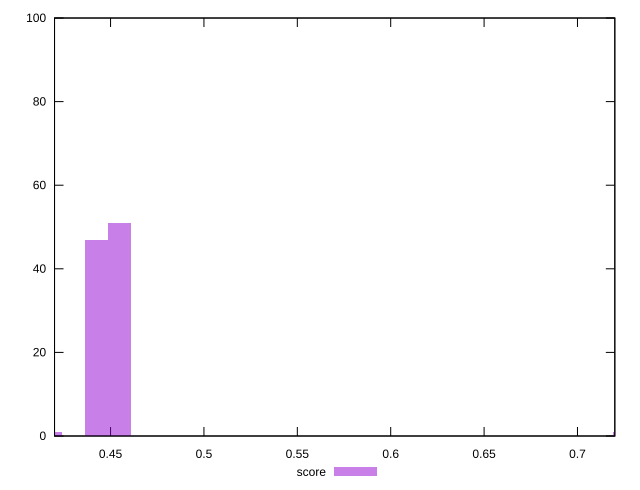

Write gnuplot code to recreate this figure.
reset

$score <<EOF
0.7252284225105905 1
0.4548042649642686 51
0.4425122578030722 47
0.41792824348067925 1
EOF

set key outside below
set boxwidth 0.01229200716119645
set xrange [0.42:0.72]
set yrange [0:100]
set trange [0:100]
set style fill transparent solid 0.5 noborder
set terminal svg size 640, 490 enhanced background rgb 'white'
set output "report_00018_2021-02-10T15-25-16.877Z/largest-contentful-paint/samples/pages+cached+noadtech+nomedia+nocss/score/histogram.svg"

plot $score title "score" with boxes

reset
